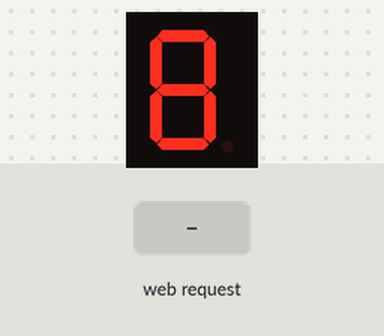
The sketch below on a simulated ESP32. Parts: 1-digit seven-segment display. Wiring (inferred from the names in the program): 1-digit 7-segment display, segments lit when LOW: segments GPIO 2, GPIO 4, GPIO 5, GPIO 15, GPIO 23, GPIO 22, GPIO 21. Inputs (shaded band) come from the test bench. The segment pins are drawn as the display they are named for; what the sketch prints to the serial monitor is not drawn.

Above: at 1.2 s.
1.3 s: HTTP request GET /a/on received
At 2.4 s:
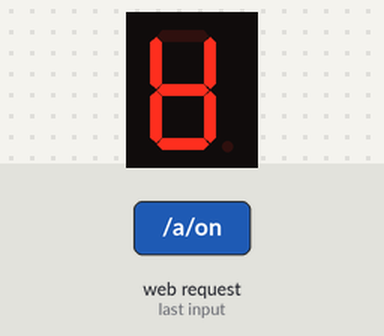
2.8 s: HTTP request GET /b/on received
At 3.6 s:
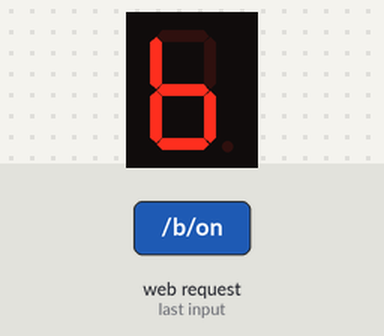
4.3 s: HTTP request GET /a/off received
At 4.7 s:
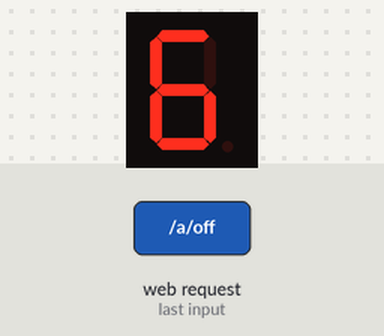
5.8 s: HTTP request GET /d/on received
At 7.0 s:
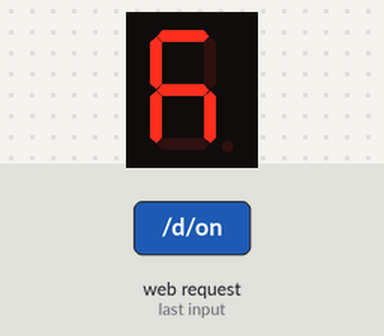
7.3 s: HTTP request GET /b/off received
At 8.2 s:
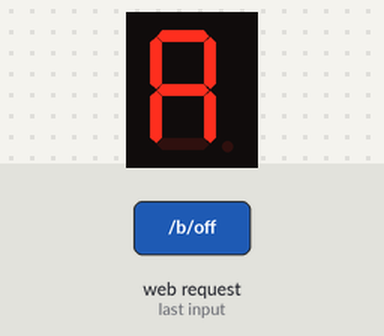
8.8 s: HTTP request GET /e/on received
At 9.3 s:
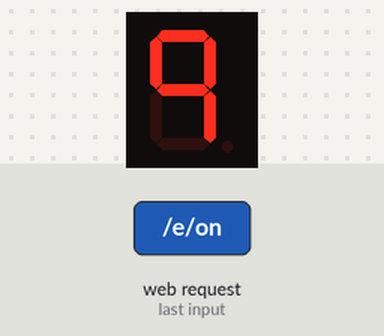
Timing chart, 0 to 11.3 s (numbered marks = the images above; inputs shaded):
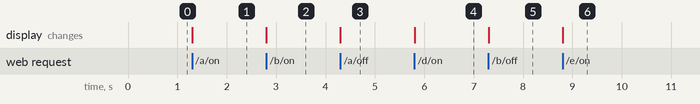

The sketch:

Practica-10.ino
```cpp
#include <WiFi.h>

// Replace with your network credentials
const char* ssid     = "ESP32-Access-Point";
const char* password = "123456789";

// Set web server port number to 80
WiFiServer server(80);

// Variable to store the HTTP request
String header;

// Auxiliar variables to store the current output state
String a_a = "off";
String b_b = "off";
String c_c = "off";
String d_d = "off";
String e_e = "off";
String f_f = "off";
String g_g = "off";

// Assign output variables to GPIO pins
const int a = 2;
const int b = 4;
const int c = 5;
const int d = 15;
const int e = 23;
const int f = 22;
const int g = 21;
void setup() {
  Serial.begin(115200);
  // Initialize the output variables as outputs
  pinMode(a, OUTPUT);
  pinMode(b, OUTPUT);
  pinMode(c, OUTPUT);
  pinMode(d, OUTPUT);
  pinMode(e, OUTPUT);
  pinMode(f, OUTPUT);
  pinMode(g, OUTPUT);
  // Set outputs to LOW
  digitalWrite(a, LOW);
  digitalWrite(b, LOW);
  digitalWrite(c, LOW);
  digitalWrite(d, LOW);
  digitalWrite(e, LOW);
  digitalWrite(f, LOW);
  digitalWrite(g, LOW);
  // Connect to Wi-Fi network with SSID and password
  Serial.print("Setting AP (Access Point)…");
  // Remove the password parameter, if you want the AP (Access Point) to be open
  WiFi.softAP(ssid, password);

  IPAddress IP = WiFi.softAPIP();
  Serial.print("AP IP address: ");
  Serial.println(IP);

  server.begin();
}

void loop(){
  WiFiClient client = server.available();   // Listen for incoming clients

  if (client) {                             // If a new client connects,
    Serial.println("New Client.");          // print a message out in the serial port
    String currentLine = "";                // make a String to hold incoming data from the client
    while (client.connected()) {            // loop while the client's connected
      if (client.available()) {             // if there's bytes to read from the client,
        char c = client.read();             // read a byte, then
        Serial.write(c);                    // print it out the serial monitor
        header += c;
        if (c == '\n') {                    // if the byte is a newline character
          // if the current line is blank, you got two newline characters in a row.
          // that's the end of the client HTTP request, so send a response:
          if (currentLine.length() == 0) {
            // HTTP headers always start with a response code (e.g. HTTP/1.1 200 OK)
            // and a content-type so the client knows what's coming, then a blank line:
            client.println("HTTP/1.1 200 OK");
            client.println("Content-type:text/html");
            client.println("Connection: close");
            client.println();

            // turns the GPIOs on and off
            if (header.indexOf("GET /a/on") >= 0) {
              Serial.println("GPIO a on");
              a_a = "on";
              digitalWrite(a, HIGH);
            } else if (header.indexOf("GET /a/off") >= 0) {
              Serial.println("GPIO a off");
              a_a = "off";
              digitalWrite(a, LOW);
            } else if (header.indexOf("GET /b/on") >= 0) {
              Serial.println("GPIO b on");
              b_b = "on";
              digitalWrite(b, HIGH);
            } else if (header.indexOf("GET /b/off") >= 0) {
              Serial.println("GPIO b off");
              b_b = "off";
              digitalWrite(b, LOW);
            }else if (header.indexOf("GET /c/on") >= 0) {
              Serial.println("GPIO c on");
              c_c = "on";
              digitalWrite(c, HIGH);
            } else if (header.indexOf("GET /c/off") >= 0) {
              Serial.println("GPIO c off");
              c_c = "off";
              digitalWrite(c, LOW);
            } else if (header.indexOf("GET /d/on") >= 0) {
              Serial.println("GPIO d on");
              d_d = "on";
              digitalWrite(d, HIGH);
            } else if (header.indexOf("GET /d/off") >= 0) {
              Serial.println("GPIO d off");
              d_d = "off";
              digitalWrite(d, LOW);
            } else if (header.indexOf("GET /e/on") >= 0) {
              Serial.println("GPIO e on");
              e_e = "on";
              digitalWrite(e, HIGH);
            } else if (header.indexOf("GET /e/off") >= 0) {
              Serial.println("GPIO e off");
              e_e = "off";
              digitalWrite(e, LOW);
            } else if (header.indexOf("GET /f/on") >= 0) {
              Serial.println("GPIO f on");
              f_f = "on";
              digitalWrite(f, HIGH);
            } else if (header.indexOf("GET /f/off") >= 0) {
              Serial.println("GPIO f off");
              f_f = "off";
              digitalWrite(f, LOW);
            } else if (header.indexOf("GET /g/on") >= 0) {
              Serial.println("GPIO g on");
              g_g = "on";
              digitalWrite(g, HIGH);
            } else if (header.indexOf("GET /g/off") >= 0) {
              Serial.println("GPIO g off");
              g_g = "off";
              digitalWrite(g, LOW);
            }

            // Display the HTML web page
            client.println("<!DOCTYPE html><html>");
            client.println("<head><meta name=\"viewport\" content=\"width=device-width, initial-scale=1\">");
            client.println("<link rel=\"icon\" href=\"data:,\">");
            // CSS to style the on/off buttons
            // Feel free to change the background-color and font-size attributes to fit your preferences
            client.println("<style>html { font-family: Helvetica; display: inline-block; margin: 0px auto; text-align: center;}");
            client.println(".button { background-color: #4CAF50; border: none; color: white; padding: 16px 40px;");

            client.println("text-decoration: none; font-size: 30px; margin: 2px; cursor: pointer;}");
            client.println(".button2 {background-color: #555555;}</style></head>");

            // Web Page Heading
            client.println("<body><h1>display 7 segmentos</h1>");

            // Display current state, and ON/OFF buttons for GPIO a
            client.println("<p>GPIO a - State " + a_a + "</p>");
            // If the output26State is off, it displays the ON button
            if (a_a=="off") {
              client.println("<p><a href=\"/a/on\"><button class=\"button\">ON</button></a></p>");
            } else {
              client.println("<p><a href=\"/a/off\"><button class=\"button button2\">OFF</button></a></p>");
            }

            // Display current state, and ON/OFF buttons for GPIO b
            client.println("<p>GPIO b - State " + b_b + "</p>");
            // If the output27State is off, it displays the ON button
            if (b_b=="off") {
              client.println("<p><a href=\"/b/on\"><button class=\"button\">ON</button></a></p>");
            } else {
              client.println("<p><a href=\"/b/off\"><button class=\"button button2\">OFF</button></a></p>");
            }

            // Display current state, and ON/OFF buttons for GPIO c
            client.println("<p>GPIO c - State " + c_c + "</p>");
            // If the output26State is off, it displays the ON button
            if (c_c=="off") {
              client.println("<p><a href=\"/c/on\"><button class=\"button\">ON</button></a></p>");
            } else {
              client.println("<p><a href=\"/c/off\"><button class=\"button button2\">OFF</button></a></p>");
            }

            // Display current state, and ON/OFF buttons for GPIO d
            client.println("<p>GPIO d - State " + d_d + "</p>");
            // If the output27State is off, it displays the ON button
            if (d_d=="off") {
              client.println("<p><a href=\"/d/on\"><button class=\"button\">ON</button></a></p>");
            } else {
              client.println("<p><a href=\"/d/off\"><button class=\"button button2\">OFF</button></a></p>");
            }

            // Display current state, and ON/OFF buttons for GPIO c
            client.println("<p>GPIO e - State " + e_e + "</p>");
            // If the output26State is off, it displays the ON button
            if (e_e=="off") {
              client.println("<p><a href=\"/e/on\"><button class=\"button\">ON</button></a></p>");
            } else {
              client.println("<p><a href=\"/e/off\"><button class=\"button button2\">OFF</button></a></p>");
            }

            // Display current state, and ON/OFF buttons for GPIO d
            client.println("<p>GPIO f - State " + f_f + "</p>");
            // If the output27State is off, it displays the ON button
            if (f_f=="off") {
              client.println("<p><a href=\"/f/on\"><button class=\"button\">ON</button></a></p>");
            } else {
              client.println("<p><a href=\"/f/off\"><button class=\"button button2\">OFF</button></a></p>");
            }

            // Display current state, and ON/OFF buttons for GPIO d
            client.println("<p>GPIO g - State " + g_g + "</p>");
            // If the output27State is off, it displays the ON button
            if (g_g=="off") {
              client.println("<p><a href=\"/g/on\"><button class=\"button\">ON</button></a></p>");
            } else {
              client.println("<p><a href=\"/g/off\"><button class=\"button button2\">OFF</button></a></p>");
            }

            client.println("</body></html>");

            // The HTTP response ends with another blank line
            client.println();
            // Break out of the while loop
            break;
          } else { // if you got a newline, then clear currentLine
            currentLine = "";
          }
        } else if (c != '\r') {  // if you got anything else but a carriage return character,
          currentLine += c;      // add it to the end of the currentLine
        }
      }
    }
    // Clear the header variable
    header = "";
    // Close the connection
    client.stop();
    Serial.println("Client disconnected.");
    Serial.println("");
  }
}
```

Measured:
- after the input at 1.3 s, the display: changes at once (image 1)
- after the input at 2.8 s, the display: changes at once (image 2)
- after the input at 4.3 s, the display: changes at once (image 3)
- after the input at 5.8 s, the display: changes at once (image 4)
- after the input at 7.3 s, the display: changes at once (image 5)
- after the input at 8.8 s, the display: changes at once (image 6)
